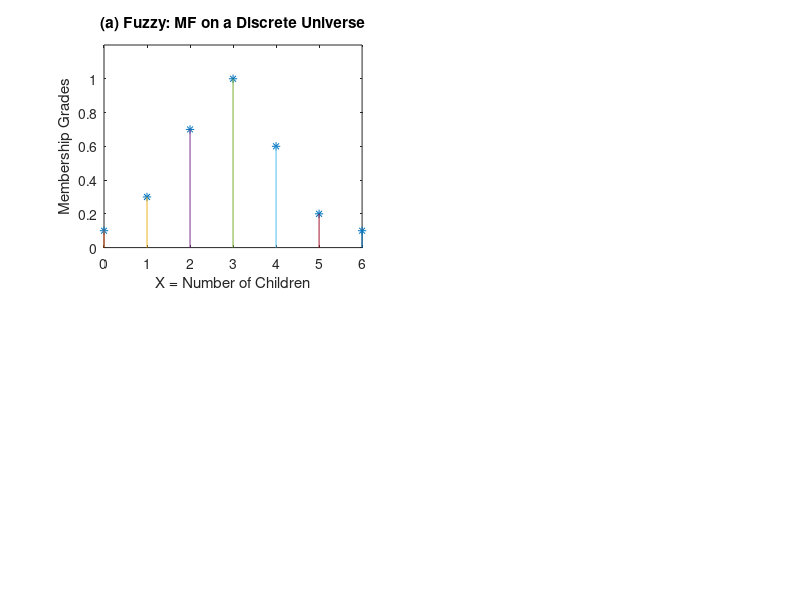

This figure's MATLAB source: (Note: this script raises an error after producing the figure.)
%x = [1 2 3 4 5 6 7 8];
%mf = [.1 .3 .8 1 .9 .5 .2 .1];
x = [0 1 2 3 4 5 6];
mf = [.1 .3 .7 1 .6 .2 .1];
subplot(2,2,1);
plot(x, mf, '*');
axis([-inf inf 0 1.2]);
hold on
for ii=1:length(x)
	plot([x(ii) x(ii)],[0 mf(ii)], '-');
end
hold off
%xlabel('X = Number of Courses');
xlabel('X = Number of Children');
ylabel('Membership Grades');
title('(a) Fuzzy: MF on a Discrete Universe');

x = 0:1:100;
mf = gbell_mf(x, [10, 2, 50]);
subplot(2,2,2);
plot(x, mf);
axis([-inf inf 0 1.2]);
xlabel('X = Age');
ylabel('Membership Grades');
title('(b) Fuzzy: MF on a Continuous Universe');

x = [0 1 2 3 4 5 6];
mf = [1 1 1 1 0 0 0];
subplot(2,2,3);
plot(x, mf, '*');
axis([-inf inf 0 1.2]);
hold on
for ii=1:length(x)
	plot([x(ii) x(ii)],[0 mf(ii)], '-');
end
hold off
%xlabel('X = Number of Courses');
xlabel('X = Number of Children');
ylabel('Membership Grades');
title('(c) Crisp: MF on a Discrete Universe');

x = 0:1:100;
mf=[zeros(1,51),ones(1,50)];
subplot(2,2,4);
plot(x, mf);
axis([-inf inf 0 1.2]);
xlabel('X = Age');
ylabel('Membership Grades');
title('(d) Crisp: MF on a Continuous Universe');
